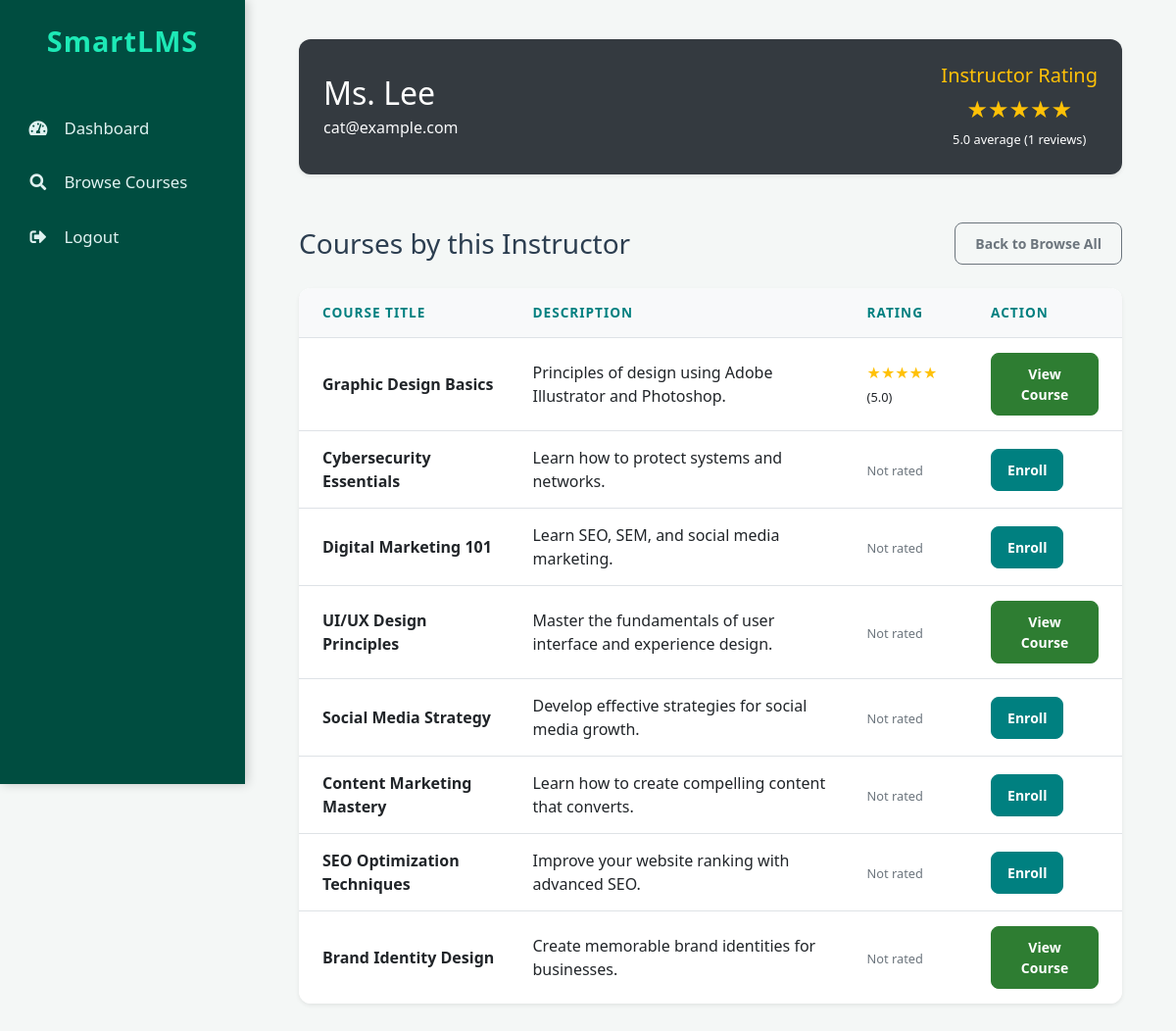
Page /SmartLMS/public/instructor_courses.php?instructor_id=5 (signed in) on the committed database.
### tables this page shows
CREATE TABLE `users` (
  `id` int(11) NOT NULL,
  `first_name` varchar(255) NOT NULL,
  `last_name` varchar(255) NOT NULL,
  `email` varchar(255) NOT NULL,
  `username` varchar(255) NOT NULL,
  `password` varchar(255) NOT NULL,
  `role` enum('learner','instructor') NOT NULL,
  `created_at` timestamp NOT NULL DEFAULT current_timestamp()
);

CREATE TABLE `courses` (
  `id` int(11) NOT NULL,
  `title` varchar(255) NOT NULL,
  `description` text DEFAULT NULL,
  `instructor_id` int(11) DEFAULT NULL,
  `created_at` timestamp NOT NULL DEFAULT current_timestamp(),
  `tags` varchar(255) DEFAULT NULL
);

### SmartLMS/public/instructor_courses.php (the view, shortened to what this page needs)
<?php include 'includes/header.php'; ?>
<?php include 'includes/sidebar.php'; ?>
<?php
require_once '../data/db.php';
$instructor_id = $_GET['instructor_id'];
$student_id = $_SESSION['id'];
$stmt_inst = $conn->prepare("SELECT u.first_name, u.last_name, u.email, AVG(r.rating) as avg_rating, COUNT(r.id) as review_count
                             FROM users u
                             LEFT JOIN courses c ON u.id = c.instructor_id
                             LEFT JOIN course_ratings r ON c.id = r.course_id
                             WHERE u.id = ? AND u.role = 'instructor'
                             GROUP BY u.id");
$stmt_inst->bind_param("i", $instructor_id);
$stmt_inst->execute();
$instructor = $stmt_inst->get_result()->fetch_assoc();
$enrolled_courses = [];
$stmt_enrolled = $conn->prepare("SELECT course_id FROM enrollments WHERE student_id = ?");
$stmt_enrolled->bind_param("i", $student_id);
$stmt_enrolled->execute();
$res_enrolled = $stmt_enrolled->get_result();
while ($row = $res_enrolled->fetch_assoc()) {
    $enrolled_courses[] = $row['course_id'];
}
?>
<div class="main-content">
    <div class="container-fluid">
        <div class="row mb-4">
            <div class="col-md-12">
                <div class="card shadow-sm border-0 bg-dark text-white">
                    <div class="card-body d-flex justify-content-between align-items-center">
                        <div>
                            <h2 class="mb-1"><?php echo htmlspecialchars($instructor['first_name'] . ' ' . $instructor['last_name']); ?></h2>
                            <p class="mb-0 text-light"><?php echo htmlspecialchars($instructor['email']); ?></p>
                        </div>
                        <div class="text-right text-center">
                            <h5 class="mb-1 text-warning">Instructor Rating</h5>
                            <?php if ($instructor['review_count'] > 0): ?>
                                <div style="font-size: 1.5rem;" class="text-warning">
                                    <?php for($i=1; $i<=5; $i++) echo ($i <= round($instructor['avg_rating'])) ? "★" : "☆"; ?>
                                </div>
                                <small><?php echo number_format($instructor['avg_rating'], 1); ?> average (<?php echo $instructor['review_count']; ?> reviews)</small>
                            <?php else: ?>
                                <p class="text-muted small mb-0">No ratings yet</p>
                            <?php endif; ?>
                        </div>
                    </div>
                </div>
            </div>
        </div>
        <div class="d-flex justify-content-between align-items-center mb-4">
            <h3 class="mb-0">Courses by this Instructor</h3>
            <a href="browse_courses.php" class="btn btn-outline-secondary btn-sm">Back to Browse All</a>
        </div>
        <div class="card shadow-sm border-0">
            <div class="card-body p-0">
                <table class="table table-hover mb-0">
                    <thead class="bg-light">
                        <tr>
                            <th class="border-0 px-4">Course Title</th>
                            <th class="border-0">Description</th>
                            <th class="border-0">Rating</th>
                            <th class="border-0 px-4">Action</th>
                        </tr>
                    </thead>
                    <tbody>
                        <?php
                        $stmt_courses = $conn->prepare("SELECT c.id, c.title, c.description, AVG(r.rating) as avg_r, COUNT(r.id) as count_r
                                                       FROM courses c
                                                       LEFT JOIN course_ratings r ON c.id = r.course_id
                                                       WHERE c.instructor_id = ?
                                                       GROUP BY c.id");
                        $stmt_courses->bind_param("i", $instructor_id);
                        $stmt_courses->execute();
                        $res_courses = $stmt_courses->get_result();
                        if ($res_courses->num_rows > 0) {
                            while ($row = $res_courses->fetch_assoc()) {
                                echo "<tr>";
                                echo "<td class='px-4 font-weight-bold'>" . htmlspecialchars($row['title']) . "</td>";
                                echo "<td>" . htmlspecialchars($row['description']) . "</td>";
                                echo "<td>";
                                if ($row['count_r'] > 0) {
                                    echo "<span class='text-warning'>";
                                    for($i=1; $i<=5; $i++) echo ($i <= round($row['avg_r'])) ? "★" : "☆";
                                    echo "</span> <small>(" . number_format($row['avg_r'], 1) . ")</small>";
                                } else {
                                    echo "<span class='text-muted small'>Not rated</span>";
                                }
                                echo "</td>";
                                echo "<td class='px-4'>";
                                if (in_array($row['id'], $enrolled_courses)) {
                                    echo "<a href='course_details.php?course_id=" . $row['id'] . "' class='btn btn-success btn-sm'>View Course</a>";
                                } else {
                                    echo "<a href='enroll.php?course_id=" . $row['id'] . "' class='btn btn-primary btn-sm px-3'>Enroll</a>";
                                }
                                echo "</td>";
                                echo "</tr>";
                            }
                        } else {
                            echo "<tr><td colspan='4' class='text-center p-4'>No courses found for this instructor.</td></tr>";
                        }
                        ?>
                    </tbody>
                </table>
            </div>
        </div>
    </div>
</div>
<?php include 'includes/footer.php'; ?>

### SmartLMS/public/css/style.css (style rules this page uses)
:root { --primary-teal: #008080; --dark-teal: #004d40; --light-teal: #20c997; --accent-teal: #1de9b6; --bg-light: #f4f7f6; --text-dark: #2c3e50; --white: #ffffff; --shadow: 0 4px 6px rgba(0,0,0,0.1); --shadow-hover: 0 10px 15px rgba(0,0,0,0.15); --transition: all 0.3s ease; }
body { font-family: 'Segoe UI', Tahoma, Geneva, Verdana, sans-serif; background-color: var(--bg-light); color: var(--text-dark); margin: 0; }
.main-content { margin-left: 250px; padding: 40px; min-height: 100vh; }
.card { border: none; border-radius: 12px; background: var(--white); box-shadow: var(--shadow); transition: var(--transition); margin-bottom: 25px; overflow: hidden; }
.card-body { padding: 25px; }
.btn { border-radius: 8px; padding: 10px 20px; font-weight: 600; transition: var(--transition); }
.btn-primary { background-color: var(--primary-teal); border-color: var(--primary-teal); }
.btn-success { background-color: #2e7d32; border-color: #2e7d32; }
.table { background: var(--white); border-radius: 12px; overflow: hidden; border-collapse: separate; border-spacing: 0; }
.table thead th { background-color: #f8f9fa; color: var(--primary-teal); border-top: none; text-transform: uppercase; font-size: 0.85rem; letter-spacing: 1px; padding: 15px; }
.table tbody tr { transition: var(--transition); }
.table td { padding: 15px; vertical-align: middle; }

### rows in the picture
users: first_name+last_name "Ms. Lee", email "cat@example.com"
courses: title "Graphic Design Basics", description "Principles of design using Adobe Illustrator and Photoshop.", avg_r "5.0"
courses: title "Cybersecurity Essentials", description "Learn how to protect systems and networks.", shows "Not rated"
courses: title "Digital Marketing 101", description "Learn SEO, SEM, and social media marketing.", shows "Not rated"
courses: title "UI/UX Design Principles", description "Master the fundamentals of user interface and experience design.", shows "Not rated"
courses: title "Social Media Strategy", description "Develop effective strategies for social media growth.", shows "Not rated"
courses: title "Content Marketing Mastery", description "Learn how to create compelling content that converts.", shows "Not rated"
courses: title "SEO Optimization Techniques", description "Improve your website ranking with advanced SEO.", shows "Not rated"
courses: title "Brand Identity Design", description "Create memorable brand identities for businesses.", shows "Not rated"

### other values in the picture
$instructor['avg_rating'] "5.0"
$instructor['review_count'] "1"
